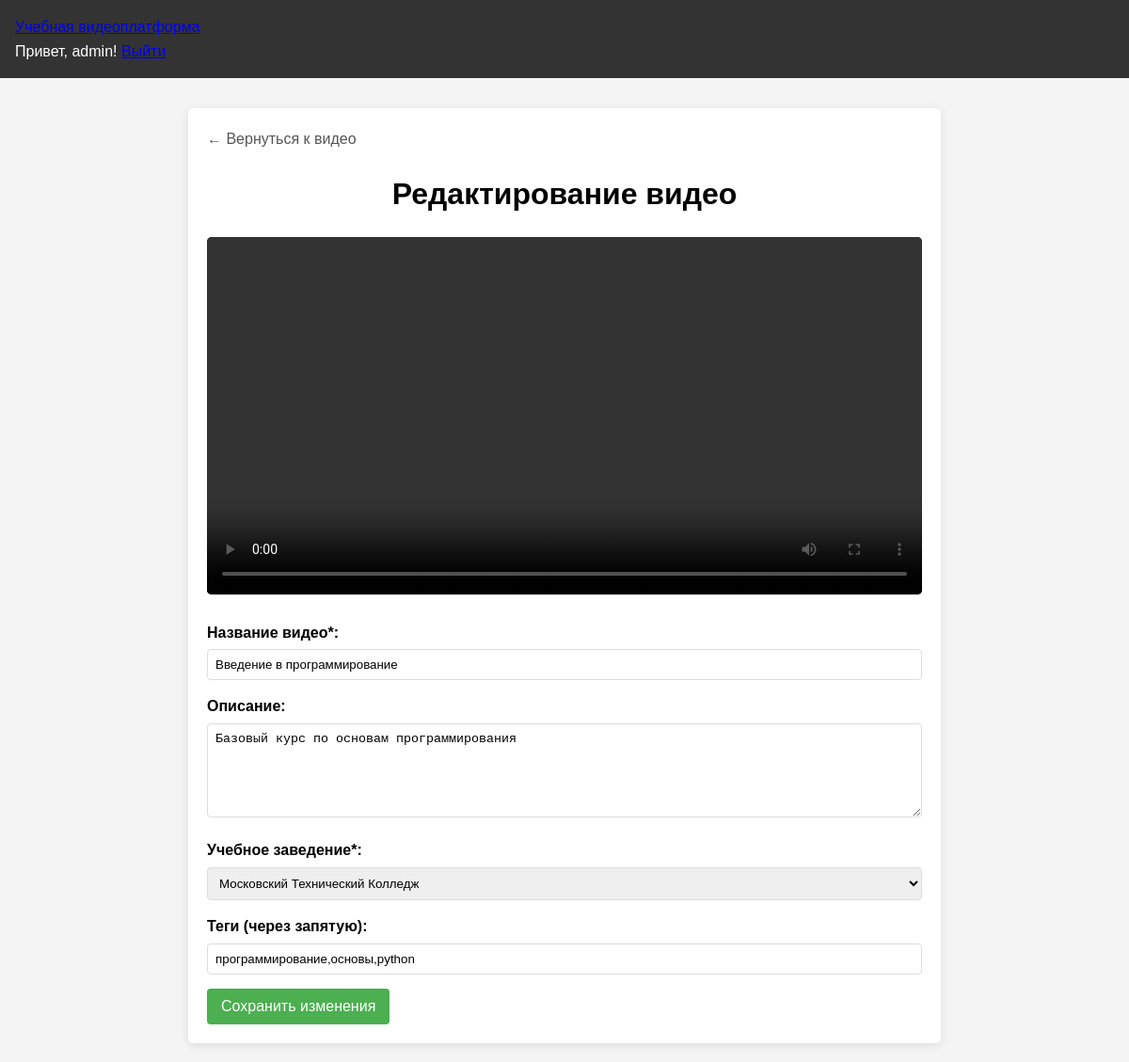
Screenshot of /edit_video.php?id=1 (signed in) with the database file from the repository.
### tables this page shows
CREATE TABLE `videos` (
  `id` int(11) NOT NULL,
  `title` varchar(255) NOT NULL,
  `description` text DEFAULT NULL,
  `college_id` int(11) DEFAULT NULL,
  `tags` varchar(255) DEFAULT NULL,
  `video_path` varchar(255) NOT NULL,
  `thumbnail_path` varchar(255) DEFAULT NULL,
  `views` int(11) DEFAULT 0,
  `created_at` timestamp NOT NULL DEFAULT current_timestamp(),
  `updated_at` timestamp NULL DEFAULT NULL ON UPDATE current_timestamp()
);

CREATE TABLE `colleges` (
  `id` int(11) NOT NULL,
  `name` varchar(255) NOT NULL,
  `address` varchar(255) DEFAULT NULL,
  `phone` varchar(50) DEFAULT NULL,
  `email` varchar(255) DEFAULT NULL,
  `description` text DEFAULT NULL,
  `created_at` timestamp NOT NULL DEFAULT current_timestamp()
);

### edit_video.php (the view, shortened to what this page needs)
<?php
require_once 'config/database.php';
$video_id = $_GET['id'];
$video = null;
$colleges = [];
try {
    $stmt = $pdo->prepare("
        SELECT v.*, c.name as college_name
        FROM videos v
        LEFT JOIN colleges c ON v.college_id = c.id
        WHERE v.id = ?
    ");
    $stmt->execute([$video_id]);
    $video = $stmt->fetch(PDO::FETCH_ASSOC);
    $stmt = $pdo->query("SELECT id, name FROM colleges ORDER BY name");
    $colleges = $stmt->fetchAll(PDO::FETCH_ASSOC);
} catch(PDOException $e) {
    $error = 'Ошибка базы данных: ' . $e->getMessage();
}
?>
<!DOCTYPE html>
<html lang="ru">
<head>
    <link rel="stylesheet" href="css/admin.css">
</head>
<body>
    <header>
        <div class="logo">
            <a href="index.php">Учебная видеоплатформа</a>
        </div>
        <div class="user-menu">
            <?php if (isset($_SESSION['user_id'])): ?>
                <span>Привет, <?php echo htmlspecialchars($_SESSION['user_name']); ?>!</span>
                <a href="logout.php">Выйти</a>
            <?php else: ?>
                <a href="login.php">Войти</a>
            <?php endif; ?>
        </div>
    </header>
    <div class="edit-container">
        <a href="video.php?id=<?php echo $video_id; ?>" class="back-link">← Вернуться к видео</a>
        <div class="edit-header">
            <h1>Редактирование видео</h1>
        </div>
        <?php if ($video): ?>
            <div class="video-preview">
                <video controls>
                    <source src="<?php echo htmlspecialchars($video['video_path']); ?>" type="video/mp4">
                </video>
            </div>
            <form method="post" action="">
                <div class="form-group">
                    <label for="title">Название видео*:</label>
                    <input type="text" id="title" name="title" required value="<?php echo htmlspecialchars($video['title']); ?>">
                </div>
                <div class="form-group">
                    <label for="description">Описание:</label>
                    <textarea id="description" name="description"><?php echo htmlspecialchars($video['description'] ?? ''); ?></textarea>
                </div>
                <div class="form-group">
                    <label for="college_id">Учебное заведение*:</label>
                    <select id="college_id" name="college_id" required>
                        <?php foreach ($colleges as $college): ?>
                            <option value="<?php echo $college['id']; ?>" <?php echo $college['id'] == $video['college_id'] ? 'selected' : ''; ?>>
                                <?php echo htmlspecialchars($college['name']); ?>
                            </option>
                        <?php endforeach; ?>
                    </select>
                </div>
                <div class="form-group">
                    <label for="tags">Теги (через запятую):</label>
                    <input type="text" id="tags" name="tags" placeholder="Программирование, Дизайн, Инженерия" value="<?php echo htmlspecialchars($video['tags'] ?? ''); ?>">
                </div>
                <button type="submit" class="submit-button">Сохранить изменения</button>
            </form>
        <?php endif; ?>
    </div>
</body>
</html>

### css/admin.css (style rules this page uses)
* { margin: 0; padding: 0; box-sizing: border-box; }
body { font-family: Arial, sans-serif; line-height: 1.6; background-color: #f4f4f4; }
header { background-color: #333; color: white; padding: 1rem; margin-bottom: 2rem; }
button { background-color: #4CAF50; color: white; padding: 10px 20px; border: none; border-radius: 4px; cursor: pointer; }
.form-group { margin-bottom: 1rem; }
.form-group label { display: block; margin-bottom: 0.5rem; }
.form-group input, .form-group select, .form-group textarea { width: 100%; padding: 8px; border: 1px solid #ddd; border-radius: 4px; }

### edit_video.php (style rules this page uses)
.edit-container { max-width: 800px; margin: 20px auto; padding: 20px; background-color: white; border-radius: 5px; box-shadow: 0 2px 10px rgba(0,0,0,0.1); }
.edit-header { margin-bottom: 20px; text-align: center; }
.form-group { margin-bottom: 15px; }
.form-group label { display: block; margin-bottom: 5px; font-weight: bold; }
.form-group input[type="text"], .form-group textarea, .form-group select { width: 100%; padding: 8px; border: 1px solid #ddd; border-radius: 4px; }
.form-group textarea { height: 100px; resize: vertical; }
.video-preview { margin: 20px 0; max-width: 100%; }
.video-preview video { width: 100%; max-height: 400px; background-color: #000; border-radius: 5px; }
.submit-button { background-color: #4CAF50; color: white; padding: 10px 15px; border: none; border-radius: 4px; cursor: pointer; font-size: 1em; }
.back-link { display: inline-block; margin-bottom: 20px; color: #555; text-decoration: none; }

### rows the page displays
videos: title "Введение в программирование", description "Базовый курс по основам программирования", college_id "Московский Технический Колледж", tags "программирование,основы,python"

### other values shown
$_SESSION['user_name'] "admin"
